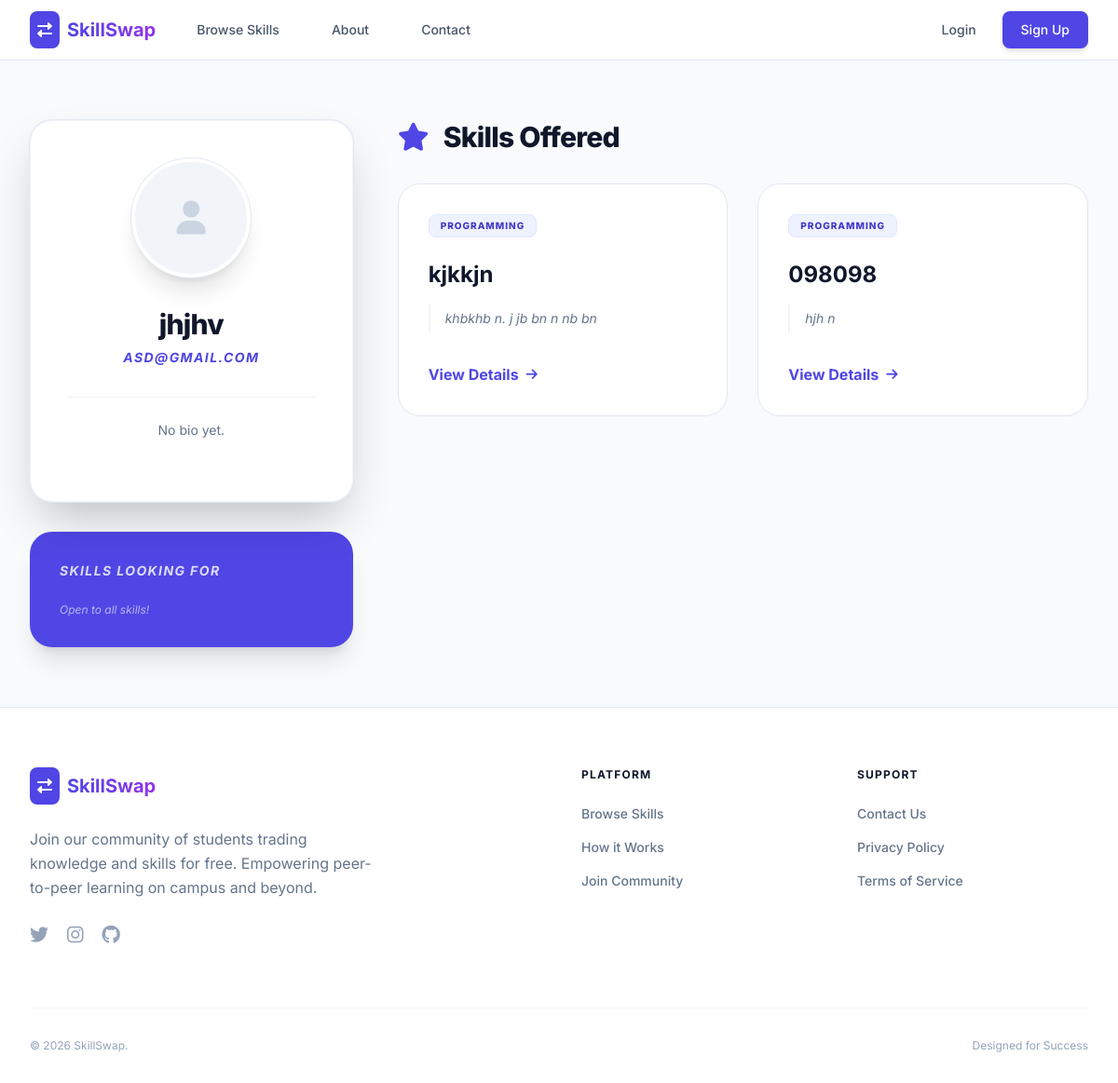
The page /accounts/profile/1/ on the database its author committed.
### accounts/models.py (models this page shows, shortened)
class User(AbstractUser):
    username = None
    email = models.EmailField(_('email address'), unique=True)
    full_name = models.CharField(_('full name'), max_length=150)
    USERNAME_FIELD = 'email'
    REQUIRED_FIELDS = ['full_name']
    objects = UserManager()

class Profile(models.Model):
    user = models.OneToOneField(User, on_delete=models.CASCADE, related_name='profile')
    bio = models.TextField(max_length=500, blank=True)
    avatar = ResizedImageField(size=[300, 300], crop=['middle', 'center'], upload_to='avatars/', blank=True, null=True)
    skills_wanted = models.CharField(max_length=255, blank=True, help_text="List skills you are looking for (e.g. Python, Design)")

### skills/models.py (models this page shows, shortened)
class Skill(models.Model):
    user = models.ForeignKey(settings.AUTH_USER_MODEL, on_delete=models.CASCADE, related_name='skills')
    name = models.CharField(max_length=200, db_index=True)
    description = models.TextField()
    category = models.ForeignKey(Category, on_delete=models.CASCADE, related_name='skills')
    created_at = models.DateTimeField(auto_now_add=True)
    updated_at = models.DateTimeField(auto_now=True)
    def get_absolute_url(self):
        return reverse('skills:detail', kwargs={'pk': self.pk})

class Category(models.Model):
    name = models.CharField(max_length=100, unique=True)
    slug = models.SlugField(max_length=120, unique=True)
    class Meta:
        verbose_name_plural = "Categories"

### accounts/views.py (the view)
# urls.py: path('profile/<int:pk>/', ProfileDetailView.as_view(), name='profile'),
class ProfileDetailView(DetailView):
    model = User
    template_name = 'accounts/profile.html'
    context_object_name = 'profile_user'

### templates/accounts/profile.html (shortened to what this page needs)
{% extends 'base.html' %}
{% block content %}
<div class="max-w-7xl mx-auto px-4 sm:px-6 lg:px-8 py-16">
    <div class="grid grid-cols-1 lg:grid-cols-12 gap-12">
        <div class="lg:col-span-4 space-y-8">
            <div class="bg-white rounded-3xl p-10 shadow-2xl border border-slate-100 ring-1 ring-slate-200 text-center relative overflow-hidden">
                <div class="relative z-10">
                    <div class="w-32 h-32 bg-slate-100 rounded-full flex items-center justify-center mx-auto mb-8 overflow-hidden border-4 border-white shadow-xl ring-1 ring-slate-200">
                        {% if profile_user.profile.avatar %}
                        <img src="{{ profile_user.profile.avatar.url }}" class="w-full h-full object-cover">
                        {% else %}<i class="fas fa-user text-slate-300 text-4xl"></i>{% endif %}
                    </div>
                    <h1 class="text-3xl font-extrabold text-slate-900 mb-2 tracking-tight">{{ profile_user.full_name }}</h1>
                    <p class="text-indigo-600 font-bold text-sm tracking-widest uppercase mb-8 italic">{{ profile_user.email }}</p>
                    <div class="py-6 border-t border-slate-100">
                        <p class="text-slate-500 text-sm leading-relaxed">{{ profile_user.profile.bio|default:"No bio yet." }}</p>
                    </div>
                </div>
            </div>
            <div class="bg-indigo-600 rounded-3xl p-8 text-white shadow-xl">
                <h3 class="font-bold text-sm uppercase tracking-widest mb-6 opacity-80 italic">Skills Looking For</h3>
                <div class="flex flex-wrap gap-2 text-xs">
                    {% if profile_user.profile.skills_wanted %}
                    {% for skill_wanted in profile_user.profile.skills_wanted.split %}
                    <span class="px-3 py-1 bg-white/10 border border-white/20 rounded-lg backdrop-blur-md">{{ skill_wanted }}</span>
                    {% endfor %}
                    {% else %}<span class="opacity-60 italic">Open to all skills!</span>{% endif %}
                </div>
            </div>
        </div>
        <div class="lg:col-span-8 space-y-12">
            <div>
                <h2 class="text-3xl font-extrabold text-slate-900 mb-8 flex items-center tracking-tight">
                    <i class="fas fa-star mr-4 text-indigo-600"></i> Skills Offered
                </h2>
                <div class="grid grid-cols-1 md:grid-cols-2 gap-8">
                    {% for skill in profile_user.skills.all %}
                    <div class="bg-white rounded-3xl border border-slate-200 p-8 hover:shadow-2xl hover:-translate-y-1 transition-all duration-300 group">
                        <div class="flex items-start justify-between mb-6">
                            <span class="px-3 py-1 bg-indigo-50 text-indigo-700 text-[10px] font-extrabold rounded-lg uppercase tracking-widest border border-indigo-100">{{ skill.category.name }}</span>
                        </div>
                        <h3 class="text-2xl font-bold text-slate-900 group-hover:text-indigo-600 mb-4 transition-colors">{{ skill.name }}</h3>
                        <p class="text-slate-500 text-sm mb-8 line-clamp-2 leading-relaxed italic border-l-2 border-slate-100 pl-4 py-1">{{ skill.description }}</p>
                        <a href="{{ skill.get_absolute_url }}" class="text-indigo-600 font-bold flex items-center group-hover:translate-x-1 transition-transform">View Details <i class="fas fa-arrow-right ml-2 text-sm"></i></a>
                    </div>
                    {% empty %}
                    <div class="col-span-2 py-20 bg-slate-50 border-2 border-dashed border-slate-200 rounded-3xl text-center">
                        <p class="text-slate-400 font-medium italic">No skills shared yet.</p>
                    </div>
                    {% endfor %}
                </div>
            </div>
        </div>
    </div>
</div>
{% endblock %}

### templates/base.html (style rules this page uses)
body { font-family: 'Inter', sans-serif; }

### rows shown on the page
User: full_name "jhjhv", email "ASD@GMAIL.COM", profile.bio "No bio yet."
Skill: category.name "PROGRAMMING", name "kjkkjn", description "khbkhb n. j jb bn n nb bn"
Skill: category.name "PROGRAMMING", name "098098", description "hjh n"
